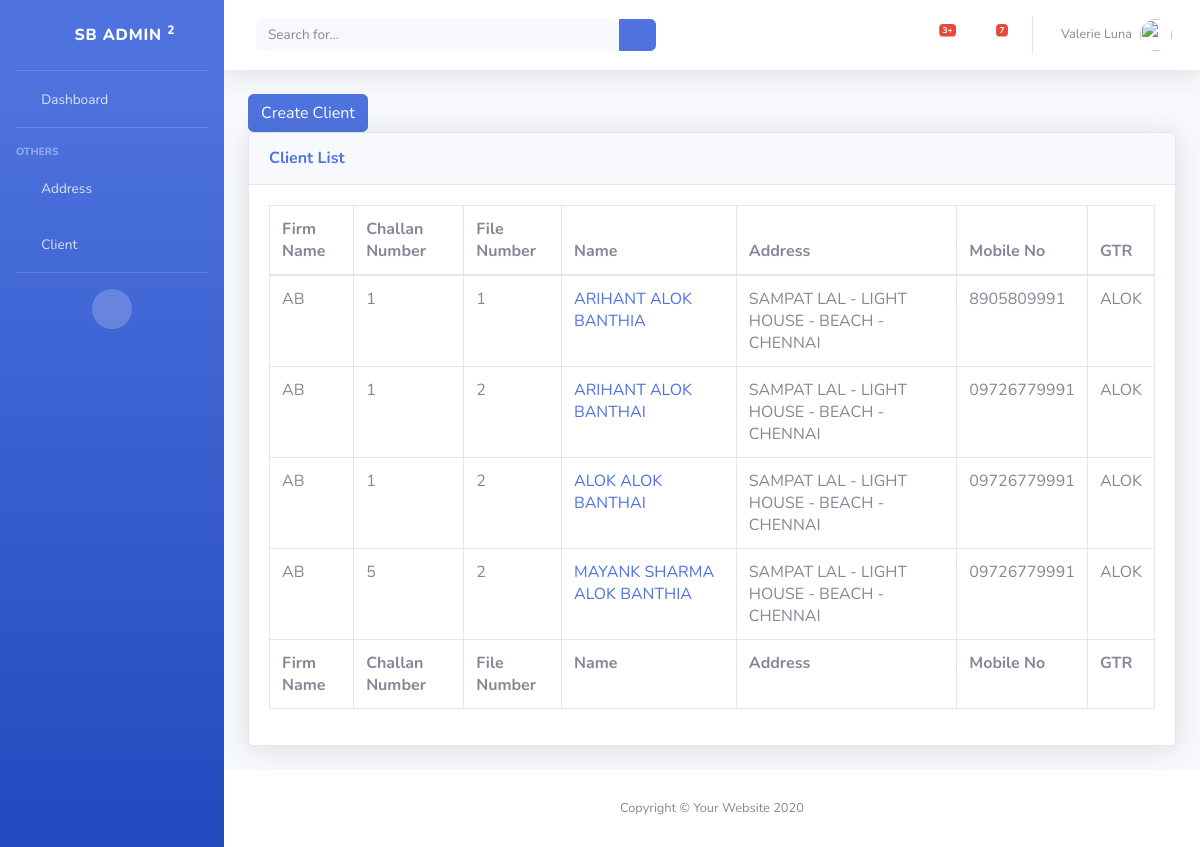
Page /loan/list-client on the earlier database version.
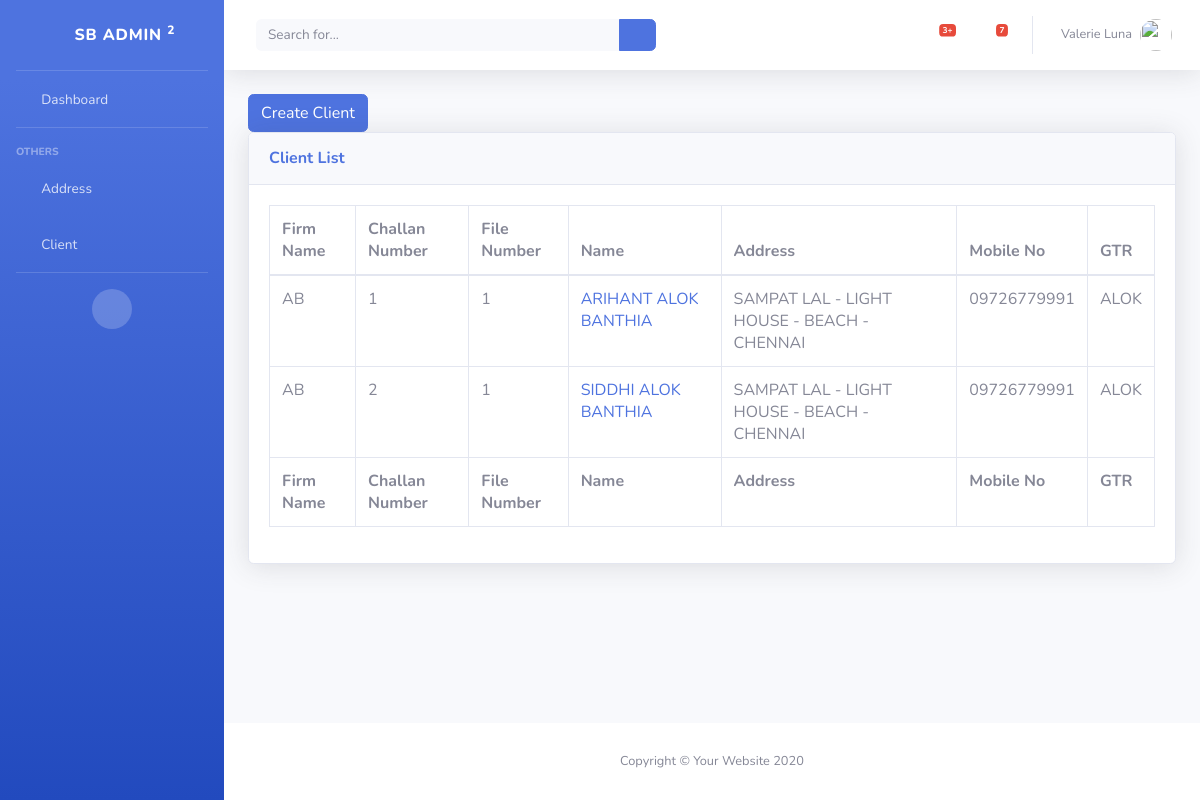
Same page on the later database version.
### loan/models.py (models this page shows, shortened)
class Client(models.Model):
    firm_id = models.ForeignKey(Firm, on_delete=models.CASCADE)
    challan_no = models.IntegerField()
    file_no = models.CharField(max_length=15)
    fname = models.CharField(max_length=50)
    mname = models.CharField(max_length=50, null=True)
    lname = models.CharField(max_length=50)
    addr = models.CharField(max_length=255)
    faliya = models.ForeignKey(Faliya, on_delete=models.CASCADE)
    mob_no = models.CharField(max_length=11)
    gtr = models.CharField(max_length=100)
    gtr_mob_no = models.CharField(max_length=11)
    class Meta:
        unique_together = ('firm_id', 'challan_no', 'file_no')

class Firm(models.Model):
    name = models.CharField(max_length=255)
    abv = models.CharField(max_length=10)
    def __str__(self):
        return self.abv

class Faliya(models.Model):
    village_id = models.ForeignKey(Village, on_delete=models.CASCADE)
    name = models.CharField(max_length=255)
    def __str__(self):
        return "{} - {}".format(self.name, self.village_id)

class Village(models.Model):
    taluka_id = models.ForeignKey(Taluka, on_delete=models.CASCADE)
    name = models.CharField(max_length=255)
    def __str__(self):
        return "{} - {}".format(self.name, self.taluka_id)

class Taluka(models.Model):
    district_id = models.ForeignKey(District, on_delete=models.CASCADE)
    name = models.CharField(max_length=255)
    def __str__(self):
        return "{} - {}".format(self.name, self.district_id)

class District(models.Model):
    name = models.CharField(max_length=255)
    class Meta:
        ordering = ['name']
    def __str__(self):
        return self.name

### loan/views/client_view.py (the view)
class ClientListView(ListView):
    model = models.Client

### loan/templates/loan/client_list.html
{% extends "base_template.html" %}
{% block content %}
    <a href="{% url 'loan:create-client' %}" class="btn btn-primary">Create Client</a>
    <div class="card shadow mb-4">
        <div class="card-header py-3">
            <h6 class="m-0 font-weight-bold text-primary">Client List</h6>
        </div>
        <div class="card-body">
            <div class="table-responsive">
                <table class="table table-bordered table-hover" id="dataTable" width="100%" cellspacing="0">
                    <thead>
                    <tr>
                        <th>Firm Name</th>
                        <th>Challan Number</th>
                        <th>File Number</th>
                        <th>Name</th>
                        <th>Address</th>
                        <th>Mobile No</th>
                        <th>GTR</th>
                    </tr>
                    </thead>
                    <tfoot>
                    <tr>
                        <th>Firm Name</th>
                        <th>Challan Number</th>
                        <th>File Number</th>
                        <th>Name</th>
                        <th>Address</th>
                        <th>Mobile No</th>
                        <th>GTR</th>
                    </tr>
                    </tfoot>
                    <tbody>
                    {% for client in client_list %}
                        <tr>
                            <td>{{ client.firm_id | upper }}</td>
                            <td>{{ client.challan_no | upper }}</td>
                            <td>{{ client.file_no | upper }}</td>
                            <td><a href="{% url 'loan:detial-client' pk=client.id %}">{{ client.fname | upper }}
                                {{ client.mname | upper }}
                                {{ client.lname| upper }}</a>
                            </td>
                            <td>{{ client.faliya | upper }}</td>
                            <td>{{ client.mob_no | upper }}</td>
                            <td>{{ client.gtr | upper }}</td>
                        </tr>
                    {% endfor %}
                    </tbody>
                </table>
            </div>
        </div>
    </div>
{% endblock %}

### templates/base_template.html (shortened to what this page needs)
{% load static %}
<html lang="en">
<head>
    <link href="{% static 'vendor/fontawesome-free/css/all.min.css' %}" rel="stylesheet" type="text/css">
    <link href="{% static 'css/sb-admin-2.min.css' %}" rel="stylesheet">
    <link href="{% static 'vendor/datatables/dataTables.bootstrap4.min.css' %}" rel="stylesheet">
</head>
<body id="page-top">
<div id="wrapper">
    <ul class="navbar-nav bg-gradient-primary sidebar sidebar-dark accordion" id="accordionSidebar">
      <a class="sidebar-brand d-flex align-items-center justify-content-center" href="index.html">
        <div class="sidebar-brand-icon rotate-n-15">
          <i class="fas fa-laugh-wink"></i>
        </div>
        <div class="sidebar-brand-text mx-3">SB Admin <sup>2</sup></div>
      </a>
      <hr class="sidebar-divider my-0">
      <li class="nav-item">
        <a class="nav-link" href="index.html">
          <i class="fas fa-fw fa-tachometer-alt"></i>
          <span>Dashboard</span></a>
      </li>
        <hr class="sidebar-divider">
        <div class="sidebar-heading">
            Others
        </div>
        <li class="nav-item">
            <a class="nav-link collapsed" href="#" data-toggle="collapse" data-target="#collapseTwo"
               aria-expanded="true" aria-controls="collapseTwo">
                <i class="fas fa-fw fa-cog"></i>
                <span>Address</span>
            </a>
        </li>
        <li class="nav-item">
            <a class="nav-link collapsed" href="#" data-toggle="collapse" data-target="#collapseUtilities"
               aria-expanded="true" aria-controls="collapseUtilities">
                <i class="fas fa-fw fa-wrench"></i>
                <span>Client</span>
            </a>
        </li>
      <hr class="sidebar-divider">
      <div class="text-center d-none d-md-inline">
        <button class="rounded-circle border-0" id="sidebarToggle"></button>
      </div>
    </ul>
    <div id="content-wrapper" class="d-flex flex-column">
      <div id="content">
        <nav class="navbar navbar-expand navbar-light bg-white topbar mb-4 static-top shadow">
          <form class="d-none d-sm-inline-block form-inline mr-auto ml-md-3 my-2 my-md-0 mw-100 navbar-search">
            <div class="input-group">
              <input type="text" class="form-control bg-light border-0 small" placeholder="Search for..." aria-label="Search" aria-describedby="basic-addon2">
              <div class="input-group-append">
                <button class="btn btn-primary" type="button">
                  <i class="fas fa-search fa-sm"></i>
                </button>
              </div>
            </div>
          </form>
          <ul class="navbar-nav ml-auto">
            <li class="nav-item dropdown no-arrow mx-1">
              <a class="nav-link dropdown-toggle" href="#" id="alertsDropdown" role="button" data-toggle="dropdown" aria-haspopup="true" aria-expanded="false">
                <i class="fas fa-bell fa-fw"></i>
                <span class="badge badge-danger badge-counter">3+</span>
              </a>
            </li>
            <li class="nav-item dropdown no-arrow mx-1">
              <a class="nav-link dropdown-toggle" href="#" id="messagesDropdown" role="button" data-toggle="dropdown" aria-haspopup="true" aria-expanded="false">
                <i class="fas fa-envelope fa-fw"></i>
                <span class="badge badge-danger badge-counter">7</span>
              </a>
            </li>
            <li class="nav-item dropdown no-arrow">
              <a class="nav-link dropdown-toggle" href="#" id="userDropdown" role="button" data-toggle="dropdown" aria-haspopup="true" aria-expanded="false">
                <span class="mr-2 d-none d-lg-inline text-gray-600 small">Valerie Luna</span>
                <img class="img-profile rounded-circle" src="https://source.unsplash.com/QAB-WJcbgJk/60x60">
              </a>
            </li>
          </ul>
        </nav>
        <div class="container-fluid">
              {% block content %}{% endblock %}
        </div>
      </div>
      <footer class="sticky-footer bg-white">
        <div class="container my-auto">
          <div class="copyright text-center my-auto">
            <span>Copyright &copy; Your Website 2020</span>
          </div>
        </div>
      </footer>
    </div>
  </div>
</body>
</html>
</html>

Differences in the rows shown:
removed Client: firm_id "AB", challan_no "1", file_no "1", fname "ARIHANT", mname "ALOK", lname "BANTHIA", faliya "SAMPAT LAL - LIGHT HOUSE - BEACH - CHENNAI", mob_no "8905809991", gtr "ALOK"
removed Client: firm_id "AB", challan_no "1", file_no "2", fname "ARIHANT", mname "ALOK", lname "BANTHAI", faliya "SAMPAT LAL - LIGHT HOUSE - BEACH - CHENNAI", mob_no "09726779991", gtr "ALOK"
removed Client: firm_id "AB", challan_no "1", file_no "2", fname "ALOK", mname "ALOK", lname "BANTHAI", faliya "SAMPAT LAL - LIGHT HOUSE - BEACH - CHENNAI", mob_no "09726779991", gtr "ALOK"
removed Client: firm_id "AB", challan_no "5", file_no "2", fname "MAYANK SHARMA", mname "ALOK", lname "BANTHIA", faliya "SAMPAT LAL - LIGHT HOUSE - BEACH - CHENNAI", mob_no "09726779991", gtr "ALOK"
added Client: firm_id "AB", challan_no "1", file_no "1", fname "ARIHANT", mname "ALOK", lname "BANTHIA", faliya "SAMPAT LAL - LIGHT HOUSE - BEACH - CHENNAI", mob_no "09726779991", gtr "ALOK"
added Client: firm_id "AB", challan_no "2", file_no "1", fname "SIDDHI", mname "ALOK", lname "BANTHIA", faliya "SAMPAT LAL - LIGHT HOUSE - BEACH - CHENNAI", mob_no "09726779991", gtr "ALOK"
